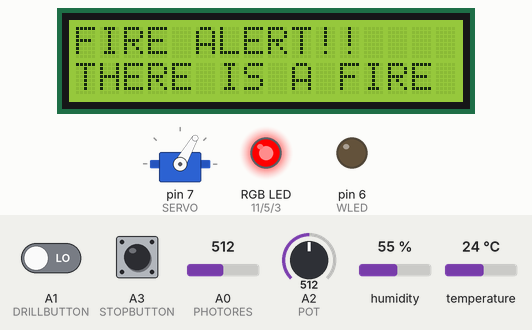
A sketch run on a simulated Arduino Uno, built with avr-gcc and run on an emulated ATmega328P. Parts: servo, 16×2 character LCD, an RGB LED mixed from three pins (HIGH = lit), output pins drawn as LEDs (lit = HIGH). Inputs (shaded band) come from the test bench; at power-on: A3 (STOPBUTTON) LOW, A1 (DRILLBUTTON) LOW, humidity 55 %, A0 (PHOTORES) = 512, A2 (POT) = 512, temperature 24 °C. Random numbers use the default seed unless the sketch sets one; what the sketch prints to the serial monitor is not drawn.

Above: at 1.2 s.
1.3 s: A3 (STOPBUTTON) pulled HIGH for 3.2 s
At 2.3 s:
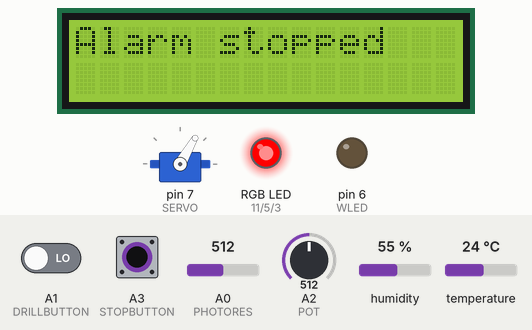
5.1 s: A3 (STOPBUTTON) pulled HIGH for 1 s
At 5.9 s:
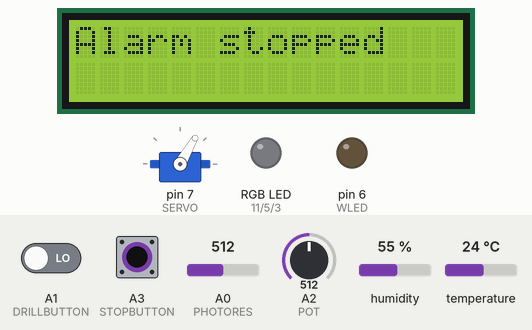
6.7 s: A1 (DRILLBUTTON) driven HIGH and A3 (STOPBUTTON) driven HIGH
At 8.2 s:
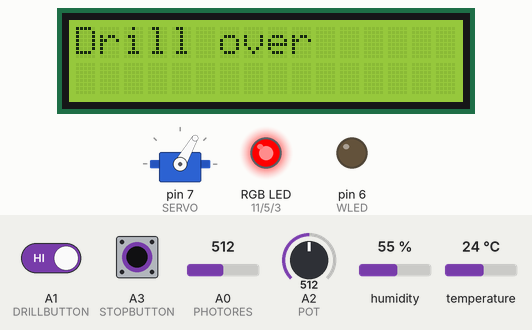
9.7 s: humidity set to 52 %
12.6 s: humidity set to 49 %
At 14.9 s:
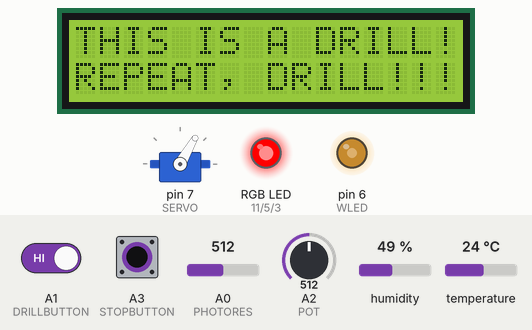
15.6 s: A1 (DRILLBUTTON) driven LOW
At 18.2 s:
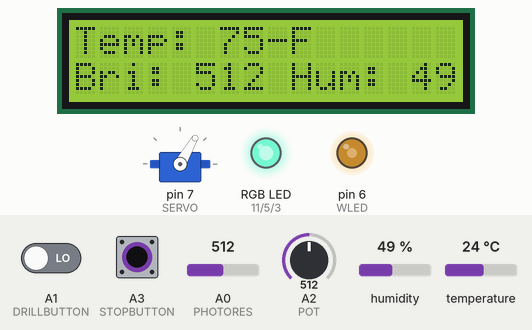
Timing chart, 0 to 22.9 s (numbered marks = the images above; inputs shaded):
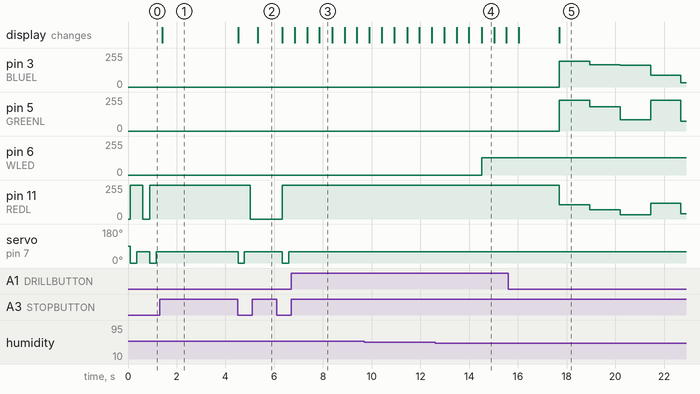

Measured:
- the behaviour switches between 51 and 50 % on humidity (found by bisection; images 3 and 4)
- after the input at 1.3 s, the display: changes after 0.10 s (image 1)
- after the input at 5.1 s, the display: changes after 0.22 s (image 2)
- after the input at 6.7 s, the display: first changes after 0.14 s (image 3 shows a later state)
- after the input at 12.6 s, pin 6 (WLED): 0/255 → 128/255 after 1.9 s
- after the input at 15.6 s, pin 3 (BLUEL): 0/255 → 195/255 after 2.1 s, → 167/255 1.2 s later, → 165/255 1.2 s later, → 90/255 1.2 s later, … (5 changes in this stretch); pin 5 (GREENL): 0/255 → 231/255 after 2.1 s, → 182/255 1.2 s later, → 83/255 1.2 s later, → 230/255 1.2 s later, … (5 changes in this stretch)
- what the display in image 3 shows lasts 0.5 s, from 7.9 s to 8.4 s

The sketch:

bwsi_proj2_alarm.ino
```cpp
//libraries
#include <Servo.h>
#include "DHT.h"
#include <LiquidCrystal.h>

//pins
#define DRILLBUTTON A1
#define STOPBUTTON A3
#define SERVO 7
#define DHTS 2
#define PHOTORES A0
#define WLED 6
#define POT A2
#define REDL 11
#define GREENL 5
#define BLUEL 3
#define RS 13
#define EN 12
#define D4 10
#define D5 9
#define D6 4
#define D7 8

//constants
#define BRIGHT_THR 180
#define TEMP_THR 60
#define HUM_THR 50

//vars
int update = 0;
bool alarmMode = false;

//components
Servo myServo;
#define DHTTYPE DHT11
DHT dht(DHTS, DHTTYPE);
LiquidCrystal lcd(RS, EN, D4, D5, D6, D7);


void setup() {
  Serial.begin(9600);
  myServo.attach(SERVO);
  // pinMode(DRILLBUTTON, INPUT);
  // pinMode(STOPBUTTON, INPUT);
  pinMode(PHOTORES, INPUT);
  pinMode(WLED, OUTPUT);
  // pinMode(POT, INPUT);
  pinMode(REDL, OUTPUT);
  pinMode(GREENL, OUTPUT);
  pinMode(BLUEL, OUTPUT);
  dht.begin();
  lcd.begin(16, 2);
  randomSeed(analogRead(0));
}

int red =0;

void loop() {
  // Serial.println(analogRead(STOPBUTTON));
  Serial.println(checkStop());
  // Serial.println(isDrill());
  int bright = analogRead(PHOTORES);
  int temp = (dht.readTemperature()*9)/5 + 32;
  int hum = dht.readHumidity();

  if (update % 400 == 0){
    updateLCD_normal(bright, temp, hum);
    randomColor();
  }
  update++;

  controlLed();

  if (possibleFire(bright, temp, hum)){
    updateLCD_fire();
    digitalWrite(WLED, LOW);
    while (checkStop()){
      // Serial.println(checkStop());
      turnLEDRed();
      if(!checkStop()){
        break;
      }

      myServo.write(0);
      delay(250);
      if(!checkStop()){
        break;
      }
      myServo.write(60);
      delay(250);
      if(!checkStop()){
        break;
      }
      // delay(400);
      turnLEDOff();
      delay(300);
    }
    updateLCD_stop();
    delay(500);
  }

  if (isDrill()){
    updateLCD_drill();
    delay(500);
    int drillTime = 0;
    while (checkStop() && drillTime < 10){
      turnLEDPurple();
      turnSprinklerOn();
      if(!checkStop()){
        break;
      }
      // delay(400);
      turnLEDOff();
      if(!checkStop()){
        break;
      }
      delay(300);
      drillTime+=1;
    }
    updateLCD_over();
    delay(500);
  }

  // red ++;
  // red %=10;
  // if (red <4){
  //   digitalWrite(REDL, HIGH);
  // }
  // else{
  //   digitalWrite(REDL, LOW);
  // }


  // setColor(255, 0, 0);
  // delay(1000);
  // setColor(100, 0, 0);
  // delay(1000);
  // setColor(0, 255, 0);
  // delay(1000);
  // setColor(0, 100, 0);

  // Serial.println(digitalRead(DRILLBUTTON));

  delay(1);

  // myServo.write(0);
  // delay(700);
  // myServo.write(18);
  // delay(200);
}

void turnSprinklerOn(){
  myServo.write(0);
  delay(250);
  myServo.write(60);
  delay(250);
}

void turnLEDPurple(){
  setColor(170, 0, 255);
}

bool isDrill(){
  if (digitalRead(DRILLBUTTON) == HIGH) return true;
  return false;
}

bool checkStop(){
  if (digitalRead(STOPBUTTON) == HIGH) return false;
  return true;
}

void turnLEDRed(){
  setColor(255, 0, 0);
}

void turnLEDOff(){
  setColor(0, 0, 0);
}

void randomColor(){
  long randRed = random() % 170;
  long randGre = random() % 255;
  long randBlue = random() % 255;
  setColor(randRed, randGre, randBlue);
}

void controlLed(){
  int ledb = analogRead(POT);
  ledb /= 4;
  if (ledb < 25){
    ledb = 0;
  }
  // Serial.println(ledb);
  analogWrite(WLED, ledb);
  // delay(50);
}

void updateLCD_over(){
  lcd.clear();
  lcd.setCursor(0, 0);
  lcd.print("Drill over");
}

void updateLCD_stop(){
  lcd.clear();
  lcd.setCursor(0, 0);
  lcd.print("Alarm stopped");
}

void updateLCD_drill(){
  lcd.clear();
  lcd.setCursor(0, 0);
  lcd.print("THIS IS A DRILL!");
  lcd.setCursor(0, 1);
  lcd.print("REPEAT, DRILL!!!");
}

void updateLCD_fire(){
  lcd.clear();
  lcd.setCursor(0, 0);
  lcd.print("FIRE ALERT!!");
  lcd.setCursor(0, 1);
  lcd.print("THERE IS A FIRE");
}

void updateLCD_normal(int bright, int temp, int hum){
  lcd.clear();
  lcd.setCursor(0, 0);
  lcd.print("Temp: ");
  lcd.print(String(temp));
  lcd.print("-F");
  lcd.setCursor(0, 1);
  lcd.print("Bri: ");
  lcd.print(String(bright));
  lcd.print(" Hum: ");
  lcd.print(String(hum));
}

bool possibleFire(int bright, int temp, int hum){
  if (bright > BRIGHT_THR && temp > TEMP_THR && hum > HUM_THR){
    return true;
  }
  return false;
}

void setColor(int redValue, int greenValue, int blueValue) {
  analogWrite(REDL, redValue);
  analogWrite(GREENL, greenValue);
  analogWrite(BLUEL, blueValue);
}
```
